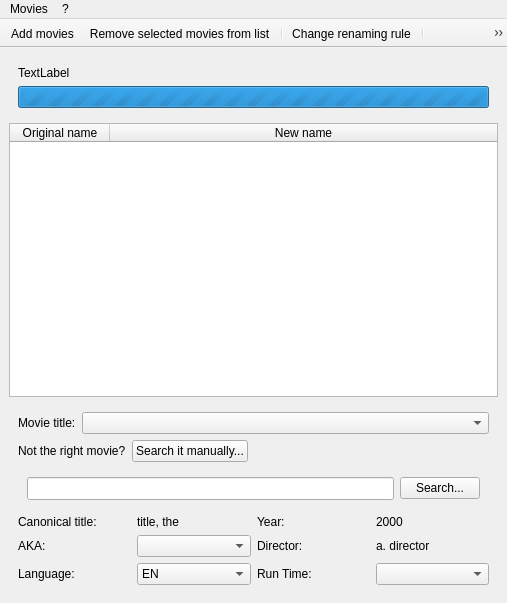
<?xml version="1.0" encoding="UTF-8"?>
<ui version="4.0">
 <class>MainWindow</class>
 <widget class="QMainWindow" name="MainWindow">
  <property name="geometry">
   <rect>
    <x>0</x>
    <y>0</y>
    <width>507</width>
    <height>603</height>
   </rect>
  </property>
  <property name="windowTitle">
   <string>ALmoviesRenamer</string>
  </property>
  <property name="windowIcon">
   <iconset>
    <normaloff>icons/brand.png</normaloff>icons/brand.png</iconset>
  </property>
  <widget class="QWidget" name="centralwidget">
   <layout class="QVBoxLayout" name="verticalLayout">
    <item>
     <widget class="QWidget" name="panel_loading" native="true">
      <layout class="QVBoxLayout" name="verticalLayout_2">
       <item>
        <widget class="QLabel" name="label_loading">
         <property name="sizePolicy">
          <sizepolicy hsizetype="Preferred" vsizetype="Minimum">
           <horstretch>0</horstretch>
           <verstretch>0</verstretch>
          </sizepolicy>
         </property>
         <property name="text">
          <string>TextLabel</string>
         </property>
        </widget>
       </item>
       <item>
        <widget class="QProgressBar" name="progress_loading">
         <property name="maximum">
          <number>0</number>
         </property>
         <property name="textVisible">
          <bool>false</bool>
         </property>
        </widget>
       </item>
      </layout>
     </widget>
    </item>
    <item>
     <widget class="QTableWidget" name="table_movies">
      <property name="sizePolicy">
       <sizepolicy hsizetype="Expanding" vsizetype="Expanding">
        <horstretch>0</horstretch>
        <verstretch>1</verstretch>
       </sizepolicy>
      </property>
      <property name="editTriggers">
       <set>QAbstractItemView::NoEditTriggers</set>
      </property>
      <property name="selectionMode">
       <enum>QAbstractItemView::ExtendedSelection</enum>
      </property>
      <property name="selectionBehavior">
       <enum>QAbstractItemView::SelectRows</enum>
      </property>
      <attribute name="horizontalHeaderStretchLastSection">
       <bool>true</bool>
      </attribute>
      <column>
       <property name="text">
        <string>Original name</string>
       </property>
      </column>
      <column>
       <property name="text">
        <string>New name</string>
       </property>
      </column>
     </widget>
    </item>
    <item>
     <widget class="QStackedWidget" name="stack_movie">
      <property name="currentIndex">
       <number>0</number>
      </property>
      <widget class="QWidget" name="page_2">
       <layout class="QVBoxLayout" name="verticalLayout_3">
        <item>
         <layout class="QHBoxLayout" name="horizontalLayout_2">
          <item>
           <widget class="QLabel" name="label_2">
            <property name="sizePolicy">
             <sizepolicy hsizetype="Minimum" vsizetype="Preferred">
              <horstretch>0</horstretch>
              <verstretch>0</verstretch>
             </sizepolicy>
            </property>
            <property name="text">
             <string>Movie title:</string>
            </property>
           </widget>
          </item>
          <item>
           <widget class="QComboBox" name="combo_movie_titles">
            <property name="sizePolicy">
             <sizepolicy hsizetype="Expanding" vsizetype="Fixed">
              <horstretch>0</horstretch>
              <verstretch>0</verstretch>
             </sizepolicy>
            </property>
           </widget>
          </item>
         </layout>
        </item>
        <item>
         <layout class="QHBoxLayout" name="horizontalLayout_6">
          <item>
           <widget class="QLabel" name="label">
            <property name="text">
             <string>Not the right movie?</string>
            </property>
           </widget>
          </item>
          <item>
           <widget class="QPushButton" name="button_manual_title_search">
            <property name="text">
             <string>Search it manually...</string>
            </property>
            <property name="icon">
             <iconset>
              <normaloff>icons/magnifier.png</normaloff>icons/magnifier.png</iconset>
            </property>
            <property name="checkable">
             <bool>true</bool>
            </property>
           </widget>
          </item>
          <item>
           <spacer name="horizontalSpacer_7">
            <property name="orientation">
             <enum>Qt::Horizontal</enum>
            </property>
            <property name="sizeHint" stdset="0">
             <size>
              <width>40</width>
              <height>20</height>
             </size>
            </property>
           </spacer>
          </item>
         </layout>
        </item>
        <item>
         <widget class="QStackedWidget" name="stack_title_search">
          <property name="currentIndex">
           <number>0</number>
          </property>
          <widget class="QWidget" name="page">
           <layout class="QHBoxLayout" name="horizontalLayout">
            <item>
             <widget class="QLineEdit" name="text_title_search">
              <property name="font">
               <font>
                <family>DejaVu Sans Mono</family>
               </font>
              </property>
             </widget>
            </item>
            <item>
             <widget class="QPushButton" name="button_title_search">
              <property name="text">
               <string>Search...</string>
              </property>
              <property name="icon">
               <iconset>
                <normaloff>icons/magnifier.png</normaloff>icons/magnifier.png</iconset>
              </property>
             </widget>
            </item>
           </layout>
          </widget>
          <widget class="QWidget" name="page_3">
           <layout class="QHBoxLayout" name="horizontalLayout_4">
            <item>
             <widget class="QLabel" name="label_8">
              <property name="text">
               <string>Searching for movie information...</string>
              </property>
              <property name="alignment">
               <set>Qt::AlignCenter</set>
              </property>
             </widget>
            </item>
            <item>
             <widget class="QProgressBar" name="progress_searching">
              <property name="maximum">
               <number>0</number>
              </property>
              <property name="textVisible">
               <bool>false</bool>
              </property>
             </widget>
            </item>
           </layout>
          </widget>
          <widget class="QWidget" name="page_5">
           <layout class="QHBoxLayout" name="horizontalLayout_7">
            <item>
             <widget class="QLabel" name="label_18">
              <property name="text">
               <string>I cannot find that movie.</string>
              </property>
             </widget>
            </item>
            <item>
             <widget class="QPushButton" name="button_title_new_research">
              <property name="text">
               <string>Search again...</string>
              </property>
              <property name="icon">
               <iconset>
                <normaloff>icons/magnifier.png</normaloff>icons/magnifier.png</iconset>
              </property>
             </widget>
            </item>
           </layout>
          </widget>
         </widget>
        </item>
        <item>
         <layout class="QGridLayout" name="gridLayout">
          <item row="0" column="2">
           <widget class="QLabel" name="label_13">
            <property name="text">
             <string>Year:</string>
            </property>
           </widget>
          </item>
          <item row="1" column="2">
           <widget class="QLabel" name="label_14">
            <property name="text">
             <string>Director:</string>
            </property>
           </widget>
          </item>
          <item row="2" column="2">
           <widget class="QLabel" name="label_16">
            <property name="text">
             <string>Run Time:</string>
            </property>
           </widget>
          </item>
          <item row="0" column="3">
           <widget class="QLabel" name="label_year">
            <property name="text">
             <string>2000</string>
            </property>
           </widget>
          </item>
          <item row="1" column="3">
           <widget class="QLabel" name="label_director">
            <property name="text">
             <string>a. director</string>
            </property>
           </widget>
          </item>
          <item row="2" column="3">
           <widget class="QComboBox" name="combo_runtime"/>
          </item>
          <item row="0" column="0">
           <widget class="QLabel" name="label_11">
            <property name="text">
             <string>Canonical title:</string>
            </property>
           </widget>
          </item>
          <item row="0" column="1">
           <widget class="QLabel" name="label_canonical_title">
            <property name="text">
             <string>title, the</string>
            </property>
           </widget>
          </item>
          <item row="1" column="0">
           <widget class="QLabel" name="label_12">
            <property name="text">
             <string>AKA:</string>
            </property>
           </widget>
          </item>
          <item row="1" column="1">
           <widget class="QComboBox" name="combo_aka"/>
          </item>
          <item row="2" column="0">
           <widget class="QLabel" name="label_15">
            <property name="text">
             <string>Language:</string>
            </property>
           </widget>
          </item>
          <item row="2" column="1">
           <widget class="QComboBox" name="combo_language">
            <item>
             <property name="text">
              <string>EN</string>
             </property>
            </item>
            <item>
             <property name="text">
              <string>ES</string>
             </property>
            </item>
            <item>
             <property name="text">
              <string>DE</string>
             </property>
            </item>
            <item>
             <property name="text">
              <string>FR</string>
             </property>
            </item>
            <item>
             <property name="text">
              <string>IT</string>
             </property>
            </item>
           </widget>
          </item>
         </layout>
        </item>
       </layout>
      </widget>
      <widget class="QWidget" name="page_4">
       <layout class="QVBoxLayout" name="verticalLayout_4">
        <item>
         <widget class="QLabel" name="label_3">
          <property name="text">
           <string>&lt;!DOCTYPE HTML PUBLIC &quot;-//W3C//DTD HTML 4.0//EN&quot; &quot;http://www.w3.org/TR/REC-html40/strict.dtd&quot;&gt;
&lt;html&gt;&lt;head&gt;&lt;meta name=&quot;qrichtext&quot; content=&quot;1&quot; /&gt;&lt;style type=&quot;text/css&quot;&gt;
p, li { white-space: pre-wrap; }
&lt;/style&gt;&lt;/head&gt;&lt;body style=&quot; font-family:'Ubuntu'; font-size:11pt; font-weight:400; font-style:normal;&quot;&gt;
&lt;p style=&quot; margin-top:0px; margin-bottom:0px; margin-left:0px; margin-right:0px; -qt-block-indent:0; text-indent:0px;&quot;&gt;&lt;span style=&quot; color:#005000;&quot;&gt;This movie has been correctly renamed, and can be removed from list.&lt;/span&gt;&lt;/p&gt;&lt;/body&gt;&lt;/html&gt;</string>
          </property>
         </widget>
        </item>
       </layout>
      </widget>
      <widget class="QWidget" name="page_6">
       <layout class="QVBoxLayout" name="verticalLayout_5">
        <item>
         <spacer name="verticalSpacer_3">
          <property name="orientation">
           <enum>Qt::Vertical</enum>
          </property>
          <property name="sizeHint" stdset="0">
           <size>
            <width>0</width>
            <height>0</height>
           </size>
          </property>
         </spacer>
        </item>
        <item>
         <widget class="QLabel" name="label_4">
          <property name="text">
           <string>There has been the following error during renaming:</string>
          </property>
         </widget>
        </item>
        <item>
         <widget class="QLabel" name="label_error">
          <property name="font">
           <font>
            <weight>75</weight>
            <bold>true</bold>
           </font>
          </property>
          <property name="text">
           <string>&lt;!DOCTYPE HTML PUBLIC &quot;-//W3C//DTD HTML 4.0//EN&quot; &quot;http://www.w3.org/TR/REC-html40/strict.dtd&quot;&gt;
&lt;html&gt;&lt;head&gt;&lt;meta name=&quot;qrichtext&quot; content=&quot;1&quot; /&gt;&lt;style type=&quot;text/css&quot;&gt;
p, li { white-space: pre-wrap; }
&lt;/style&gt;&lt;/head&gt;&lt;body style=&quot; font-family:'Ubuntu'; font-size:11pt; font-weight:400; font-style:normal;&quot;&gt;
&lt;p style=&quot; margin-top:0px; margin-bottom:0px; margin-left:0px; margin-right:0px; -qt-block-indent:0; text-indent:0px;&quot;&gt;&lt;span style=&quot; color:#ff0000;&quot;&gt;TextLabel&lt;/span&gt;&lt;/p&gt;&lt;/body&gt;&lt;/html&gt;</string>
          </property>
         </widget>
        </item>
        <item>
         <spacer name="verticalSpacer_2">
          <property name="orientation">
           <enum>Qt::Vertical</enum>
          </property>
          <property name="sizeHint" stdset="0">
           <size>
            <width>0</width>
            <height>0</height>
           </size>
          </property>
         </spacer>
        </item>
       </layout>
      </widget>
     </widget>
    </item>
   </layout>
  </widget>
  <widget class="QMenuBar" name="menubar">
   <property name="geometry">
    <rect>
     <x>0</x>
     <y>0</y>
     <width>507</width>
     <height>21</height>
    </rect>
   </property>
   <widget class="QMenu" name="menu">
    <property name="title">
     <string>?</string>
    </property>
    <addaction name="action_about"/>
   </widget>
   <widget class="QMenu" name="menuMovies">
    <property name="title">
     <string>Movies</string>
    </property>
    <addaction name="action_add_movies"/>
    <addaction name="action_add_all_movies_in_folder"/>
    <addaction name="action_add_all_movies_in_folder_subfolders"/>
    <addaction name="separator"/>
    <addaction name="action_remove_selected_movies"/>
    <addaction name="action_remove_all_movies"/>
    <addaction name="separator"/>
    <addaction name="action_change_rename_pattern"/>
    <addaction name="separator"/>
    <addaction name="action_rename_movies"/>
   </widget>
   <addaction name="menuMovies"/>
   <addaction name="menu"/>
  </widget>
  <widget class="QToolBar" name="toolBar">
   <property name="windowTitle">
    <string>toolBar</string>
   </property>
   <property name="movable">
    <bool>false</bool>
   </property>
   <attribute name="toolBarArea">
    <enum>TopToolBarArea</enum>
   </attribute>
   <attribute name="toolBarBreak">
    <bool>false</bool>
   </attribute>
   <addaction name="action_add_movies"/>
   <addaction name="action_remove_selected_movies"/>
   <addaction name="separator"/>
   <addaction name="action_change_rename_pattern"/>
   <addaction name="separator"/>
   <addaction name="action_rename_movies"/>
  </widget>
  <action name="action_about">
   <property name="icon">
    <iconset>
     <normaloff>icons/information.png</normaloff>icons/information.png</iconset>
   </property>
   <property name="text">
    <string>About ALmoviesRenamer</string>
   </property>
   <property name="toolTip">
    <string>About ALmoviesRenamer</string>
   </property>
  </action>
  <action name="action_add_movies">
   <property name="icon">
    <iconset>
     <normaloff>icons/movie_add.png</normaloff>icons/movie_add.png</iconset>
   </property>
   <property name="text">
    <string>Add movies...</string>
   </property>
  </action>
  <action name="action_add_all_movies_in_folder">
   <property name="icon">
    <iconset>
     <normaloff>icons/movies_from_folder.png</normaloff>icons/movies_from_folder.png</iconset>
   </property>
   <property name="text">
    <string>Add all movies in folder...</string>
   </property>
  </action>
  <action name="action_add_all_movies_in_folder_subfolders">
   <property name="icon">
    <iconset>
     <normaloff>icons/movies_from_folder.png</normaloff>icons/movies_from_folder.png</iconset>
   </property>
   <property name="text">
    <string>Add all movies in folder (including subfolders)...</string>
   </property>
  </action>
  <action name="action_remove_selected_movies">
   <property name="icon">
    <iconset>
     <normaloff>icons/movie_remove.png</normaloff>icons/movie_remove.png</iconset>
   </property>
   <property name="text">
    <string>Remove selected movies from list</string>
   </property>
   <property name="toolTip">
    <string>Remove selected movies from list</string>
   </property>
  </action>
  <action name="action_remove_all_movies">
   <property name="icon">
    <iconset>
     <normaloff>icons/movie_erase.png</normaloff>icons/movie_erase.png</iconset>
   </property>
   <property name="text">
    <string>Remove all movies from list</string>
   </property>
   <property name="toolTip">
    <string>Remove all movies from list</string>
   </property>
  </action>
  <action name="action_change_rename_pattern">
   <property name="icon">
    <iconset>
     <normaloff>icons/tag.png</normaloff>icons/tag.png</iconset>
   </property>
   <property name="text">
    <string>Change renaming rule</string>
   </property>
   <property name="toolTip">
    <string>Change  renaming rule</string>
   </property>
  </action>
  <action name="action_rename_movies">
   <property name="icon">
    <iconset>
     <normaloff>icons/pencil.png</normaloff>icons/pencil.png</iconset>
   </property>
   <property name="text">
    <string>Rename movies</string>
   </property>
  </action>
 </widget>
 <resources/>
 <connections/>
</ui>
